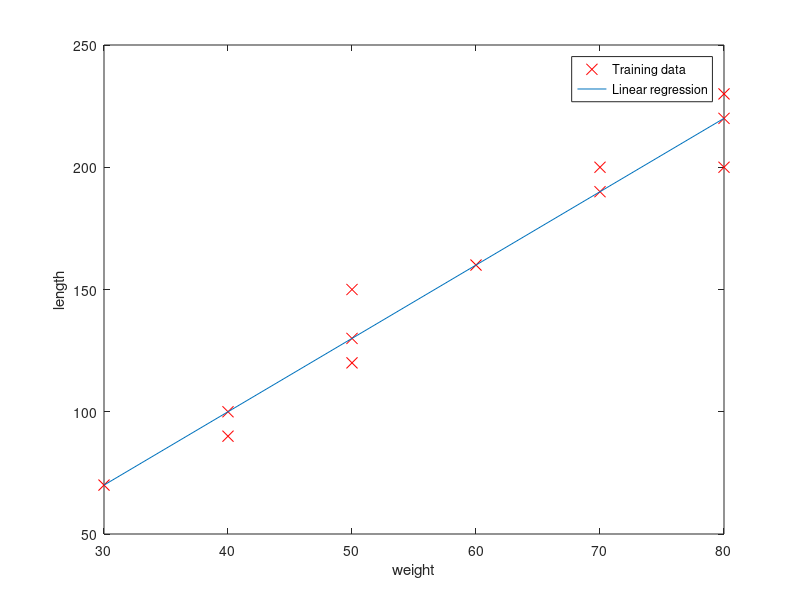

This figure's MATLAB source:
data = load('data.txt');

% Define x and y
x = data(:,1);
y = data(:,2);

% Create a function to plot the data
function plotData(x,y)
  plot(x,y,'rx','MarkerSize',8); % Plot the data
end

% Plot the data
plotData(x,y);
xlabel('weight'); % Set the x-axis label
ylabel('length'); % Set the y-axis label

% Count how many data points we have
m = length(x);
% Add a column of all ones (intercept term) to x
X = [ones(m, 1) x];

theta = (pinv(X'*X))*X'*y

% Plot the fitted equation we got from the regression
hold on; % this keeps our previous plot of the training data visible
plot(X(:,2), X*theta, '-')
legend('Training data', 'Linear regression')
hold off % Don't put any more plots on this figure